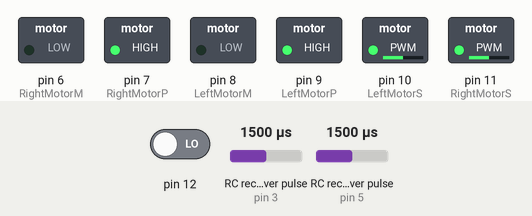
Bench run of a sketch on a simulated Arduino Uno, built with avr-gcc and run on an emulated ATmega328P. Shown: switched loads named in the sketch (green lamp = pin HIGH). Wiring (inferred from the names in the program): 2 × RC receiver channel: data pin 3 / data pin 5. Inputs (shaded band) come from the test bench; at power-on: RC receiver pulse (sensors on pin 3, pin 5) 1500 µs, pin 12 LOW.

Above: at 1.2 s.
1.3 s: RC receiver pulse (sensor on pin 3) set to 1409 µs
2.8 s: RC receiver pulse (sensor on pin 3) set to 1375 µs
At 4.0 s:
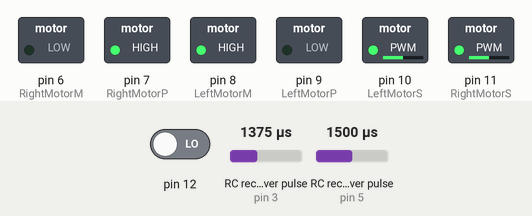
4.3 s: RC receiver pulse (sensor on pin 5) set to 1020 µs
At 5.4 s:
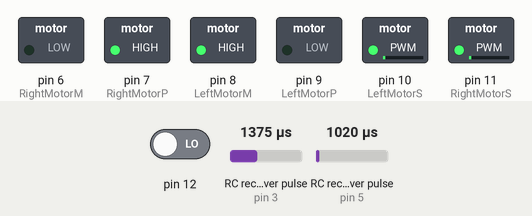
5.8 s: RC receiver pulse (sensor on pin 5) set to 1750 µs
At 6.6 s:
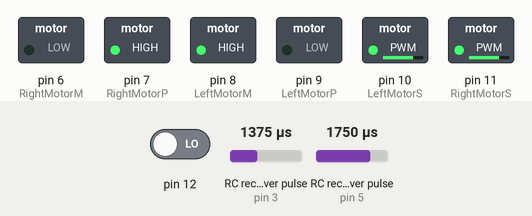
7.3 s: RC receiver pulse (sensor on pin 3) set to 1416 µs
At 7.7 s:
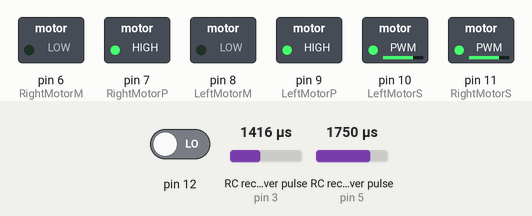
8.8 s: RC receiver pulse (sensor on pin 5) set to 1250 µs
At 10.0 s:
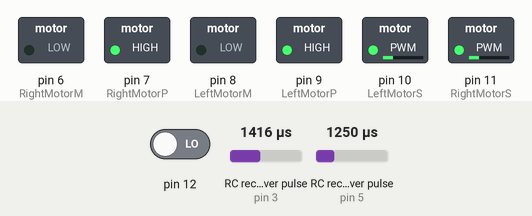
Timing chart, 0 to 11.3 s (numbered marks = the images above; inputs shaded):
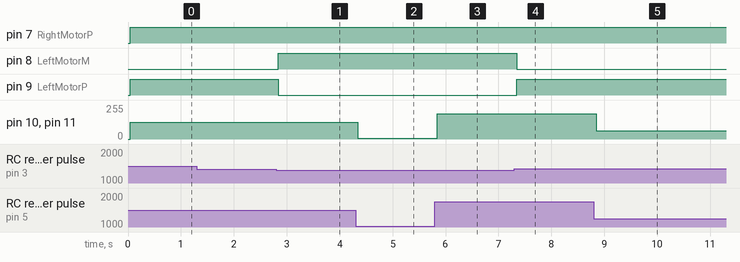

The sketch:

RC_Car.ino
```cpp
#define CH1 3
#define CH3 5

#define LeftMotorS 10
#define LeftMotorP 9
#define LeftMotorM 8
#define RightMotorS 11
#define RightMotorP 7
#define RightMotorM 6


// Integers to represent values from sticks and pots
int Turn;
int Throtle;
bool Shifter; // for switch

// Read the number of a specified channel and convert to the range provided.
// If the channel is off, return the default value
int readChannel(int channelInput, int minLimit, int maxLimit, int defaultValue){
  int ch = pulseIn(channelInput, HIGH, 30000);
  if (ch < 100) return defaultValue;
  return map(ch, 1000, 2000, minLimit, maxLimit);
}


// Read the switch channel and return a boolean value
bool readSwitch(byte channelInput, bool defaultValue){
  int intDefaultValue = (defaultValue)? 100: 0;
  int ch = readChannel(channelInput, 0, 100, intDefaultValue);
  return (ch > 50);
}


void setup(){
  // Set up serial monitor
  // Serial.begin(115200);

  // Reciver pin mode
  pinMode(CH1, INPUT);
  pinMode(CH3, INPUT);
  // Motor pin mode
  pinMode(LeftMotorS, OUTPUT);
  pinMode(LeftMotorP, OUTPUT);
  pinMode(LeftMotorM, OUTPUT);
  pinMode(RightMotorS, OUTPUT);
  pinMode(RightMotorP, OUTPUT);
  pinMode(RightMotorM, OUTPUT);

}

// =============================== Left Motor =================================
void LeftMotorForword(int speed, int Direction){
  // Forword
  if(Direction == 0){
    digitalWrite(LeftMotorP, HIGH);
    digitalWrite(LeftMotorM, LOW);
  }else{
    digitalWrite(LeftMotorP, LOW);
    digitalWrite(LeftMotorM, HIGH);
  }
  // speed
  analogWrite(LeftMotorS, speed);
}


void LeftMotorBackword(int speed, int Direction){
  // Backword
  if(Direction == 0){
    digitalWrite(LeftMotorP, LOW);
    digitalWrite(LeftMotorM, HIGH);
  }else{
    digitalWrite(LeftMotorP, HIGH);
    digitalWrite(LeftMotorM, LOW);
  }
  // speed
  analogWrite(LeftMotorS, speed);
}

// ================================ Right Motor ==========================
void RightMotorForword(int speed, int Direction){
  // Forword
  if(Direction == 0){
    digitalWrite(RightMotorP, HIGH);
    digitalWrite(RightMotorM, LOW);
  }else{
    digitalWrite(RightMotorP, LOW);
    digitalWrite(RightMotorM, HIGH);
  }
  // speed
  analogWrite(RightMotorS, speed);
}


void RightMotorBackword(int speed, int Direction){
  // Backword
  if(Direction == 0){
    digitalWrite(RightMotorP, LOW);
    digitalWrite(RightMotorM, HIGH);
  }else{
    digitalWrite(RightMotorP, HIGH);
    digitalWrite(RightMotorM, LOW);
  }
  // speed
  analogWrite(RightMotorS, speed);
}


void loop() {
  // Get values for each channel
  Shifter = readSwitch(12, false);

  int TurnData = readChannel(CH1, -100, 100, -100);
  Turn = map(TurnData, -100, 100, 0, 255);

  int ThrotleData = readChannel(CH3, -100, 100, -100);
  Throtle = map(ThrotleData, -100, 100, 0, 255);

  if(Turn != 0){
    // Turn right
    if(Turn > 180){
      LeftMotorForword(Throtle, Shifter);
      RightMotorBackword(Throtle, Shifter);
    }
    // Turn Left
    if(Turn < 100){
      RightMotorForword(Throtle, Shifter);
      LeftMotorBackword(Throtle, Shifter);
    }
    if(Turn > 100 && Turn < 180){
      RightMotorForword(Throtle, Shifter);
      LeftMotorForword(Throtle, Shifter);
    }
  }

  delay(50);
}
```

Measured:
- the behaviour switches between 1394 and 1393 µs on RC receiver pulse (sensor on pin 3) (found by bisection; images 0 and 1)
- the behaviour switches between 1398 and 1399 µs on RC receiver pulse (sensor on pin 3) (found by bisection; images 3 and 4)
- after the input at 1.3 s, every drawn part: stays the same
- after the input at 2.8 s, pin 8 (LeftMotorM): LOW → HIGH at once; pin 9 (LeftMotorP): HIGH → LOW at once
- after the input at 4.3 s, pin 10 (LeftMotorS), pin 11 (RightMotorS): 127/255 → 5/255 at once
- after the input at 5.8 s, pin 10 (LeftMotorS), pin 11 (RightMotorS): 5/255 → 191/255 at once
- after the input at 7.3 s, pin 8 (LeftMotorM): HIGH → LOW at once; pin 9 (LeftMotorP): LOW → HIGH at once
- after the input at 8.8 s, pin 10 (LeftMotorS), pin 11 (RightMotorS): 191/255 → 63/255 at once
